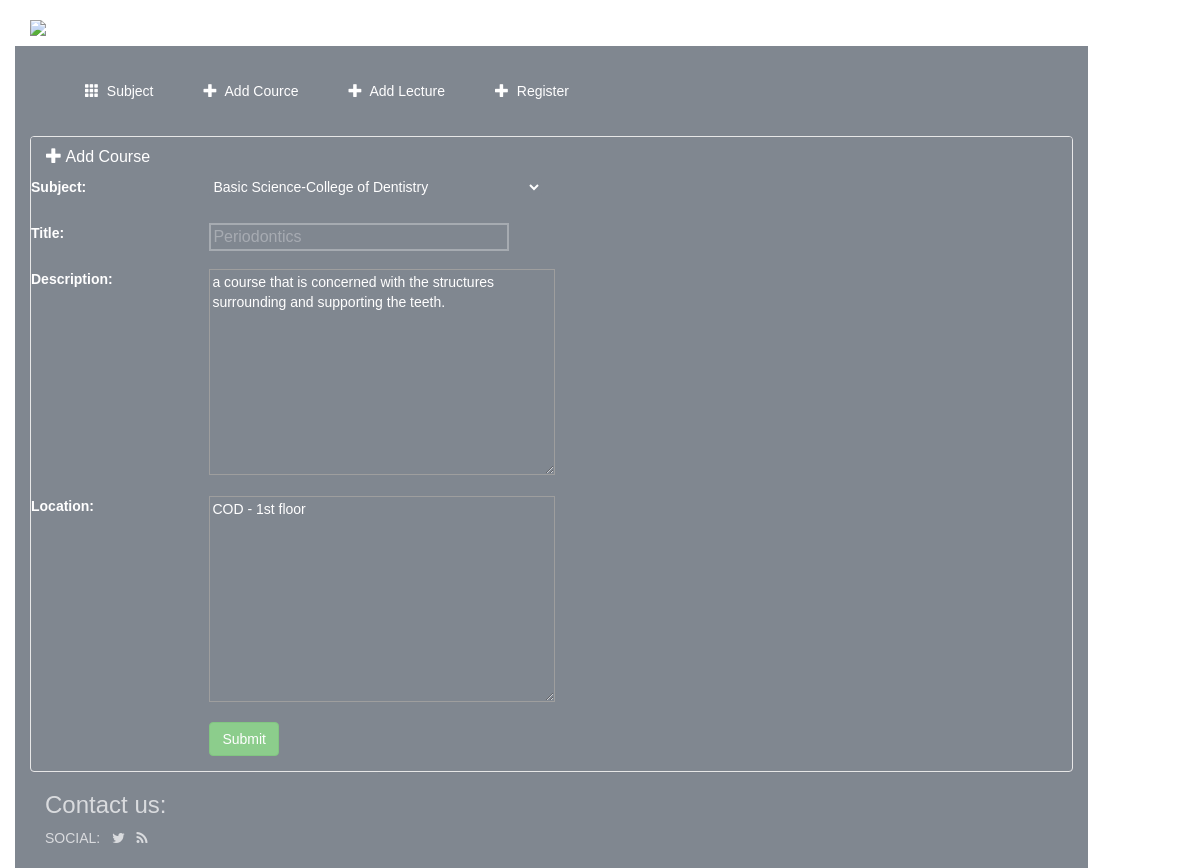
Screenshot of /subject/6/cource/6/update/ with the database file from the repository.
### project/models.py (models this page shows, shortened)
class Cource(models.Model):
    subject = models.ForeignKey(Subject)
    title = models.CharField(max_length=100)
    description = models.TextField(max_length=1000)
    pup_date = models.DateTimeField(auto_now_add=True)
    location = models.TextField(max_length=1000)

### project/views.py (the view)
# urls.py: url(r'^subject/(?P<subject_id>[0-9]+)/cource/(?P<cource_id>[0-9]+)/update/$', views.CourceUpdate.as_view(), name='update-cource'),
class CourceUpdate(UpdateView):
    model = Cource
    fields = ['subject','title', 'description', 'location' ]
    success_url = reverse_lazy('project:index')
    pk_url_kwarg = "cource_id"
    query_pk_and_slug = True

### project/models.py (called while the page is built)
    def __unicode__(self):
        return self.name + '-' + self.collage

### project/templates/project/cource_form.html (shortened to what this page needs)
{% extends 'project/base.html' %}
{% block body %}
<div class="panel panel-default" style="font-family: 'Proxima Nova','Helvetica','Corbel',sans-serif;background-color:#4b5462;">
    <div class="panel-heading" style="font-family: 'Proxima Nova','Helvetica','Corbel',sans-serif;background-color:#4b5462;">
        <h3 class="panel-title"><a data-toggle="collapse" data-parent="#accordion" href="#collapse1"> <span class="glyphicon glyphicon-plus" aria-hidden="true"></span> Add Course </a></h3>
    </div>
        <div id="collapse1" class="panel-collapse collapse in">
            <form class="form-horizontal" action="" method="post" enctype="multipart/form-data">
            {% include 'project/form-template.html' %}
            <div class="form-group">
                <div class="col-sm-offset-2 col-sm-10">
                    <button type="submit" class="btn btn-success">Submit</button>
                </div>
            </div>
            </form>
    </div>
</div>
{% endblock %}

### project/templates/project/form-template.html (shortened to what this page needs)
{% for field in form %}
    <div class="form-group">
        <div class="col-sm-offset-2 col-sm-10">
        </div>
        <label class="control-lable col-sm-2">{{ field.label_tag }}</label>
        <div class="col-sm-10">{{ field }}</div>
    </div>
{% endfor %}

### project/templates/project/base.html (style rules this page uses)
body { color: white; font-family:'Proxima Nova','Helvetica','Corbel',sans-serif; }
a:link { color:white;background-color: transparent;text-decoration: none; }
input[type=text] { font-family: 'Proxima Nova','Helvetica','Corbel',sans-serif;color: white;width: 300px;box-sizing: border-box;border: 2px solid white;font-size: 16px;background-color: #4b5462;outline: none;opacity: 0.3; }
textarea { background-color: #4b5462; }
select { border: none;border-radius: 4px;background-color: #4b5462;outline: none }

### rows the page displays
Cource: form "Basic Science-College of Dentistry" "Periodontics" "a course that is concerned with the structures surrounding and supporting the teeth." "COD - 1st floor"

### other values shown
{{ field.label_tag }} "Subject:" "Title:" "Description:" "Location:"
